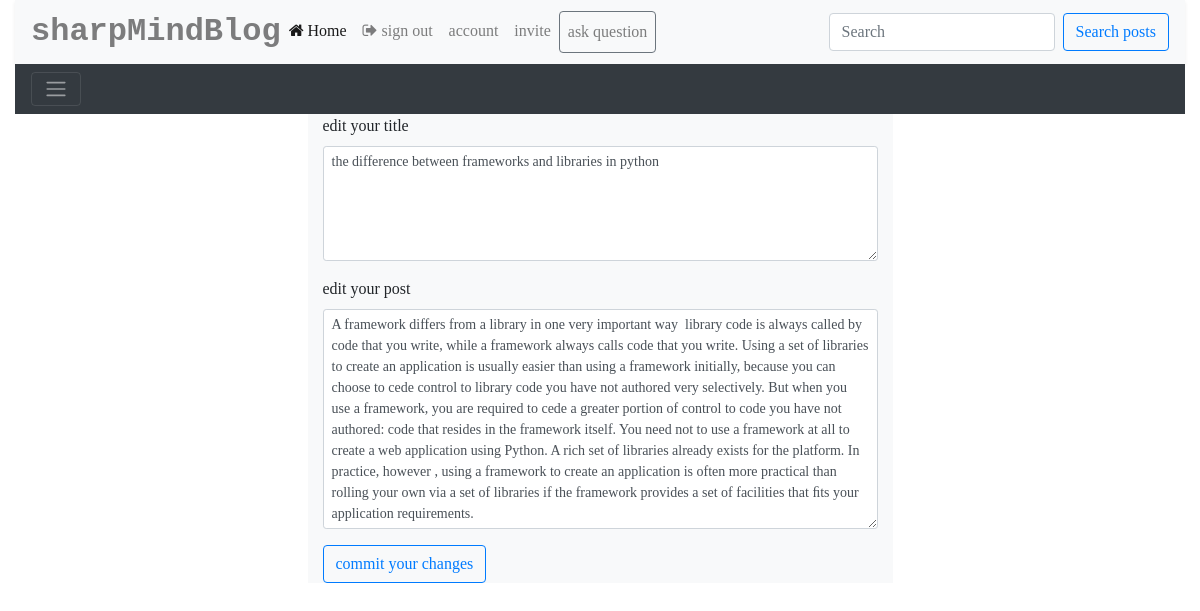
Screenshot of /users/edit/post/1 (signed in) with the database file from the repository.
### src/models/__init__.py (models this page shows, shortened)
class Posts(db.Model):
    id = db.Column(db.Integer, primary_key=True)
    title = db.Column(db.Text, nullable=False)
    post = db.Column(db.Text, nullable=False)
    date = db.Column(db.String(200), default=datetime.today().date)
    upvote = db.Column(db.Integer, default=0)
    category = db.Column(db.String, nullable=False)
    user_id = db.Column(db.ForeignKey('user.id'))

### src/views/__init__.py (the view, shortened to what this page needs)
@views_blueprint.route('/edit/post/<int:id>', methods=['GET', 'POST'])
def edit(id):
    if not 'username' in session:
        return redirect(url_for('login'))
    post = Posts.query.get_or_404(id)
    user = User.query.filter_by(name=session['username']).first()
    if request.method == 'GET':
        return render_template('editpost.html', post=post)

### src/views/__init__.py (called while the page is built)
@views_blueprint.before_request
def before_request():
    g.user = None
    if 'username' in session:
        g.user = session['username']

### src/templates/editpost.html (shortened to what this page needs)
<!DOCTYPE html>
<html lang="eng">
<head>
    <link rel="stylesheet" href="https://cdnjs.cloudflare.com/ajax/libs/font-awesome/4.7.0/css/font-awesome.min.css">
    <link rel="stylesheet" href="{{url_for('static', filename='css/bootstrap.min.css')}}">
</head>
<body>
    <div class="container-fluid">
        <nav class="navbar navbar-expand-lg navbar-light bg-light shadow-sm">
            <a href="#" class="text text-black-50 font-weight-bold text-decoration-none" style="font-family: monospace; font-size: 2em;">sharpMindBlog</a>
            <div class="collapse navbar-collapse" id="navbarSupportedContent">
                <ul class="navbar-nav mr-auto">
                    <li class="nav-item active">
                        <a class="nav-link" href="{{url_for('users.home')}}"><span class="fa fa-home"></span> Home</a>
                    </li>
                    <li class="nav-item">
                        <a class="nav-link" href="{{url_for('users.logout')}}"><span class="fa fa-sign-out"></span> sign out</a>
                    </li>
                    <li class="nav-item">
                        <a class="nav-link" href="{{url_for('users.account')}}">account</a>
                    </li>
                    <li class="nav-item "><a style="cursor: pointer;" data-toggle="modal" data-target='#invite' class="nav-link">invite</a></li>
                    <li class="nav-item"><a style="cursor: pointer;" class="btn btn-outline-secondary nav-link" data-toggle="modal" data-target='#question'>ask question</a></li>
                </ul>
                <form class="form-inline my-2 my-lg-0" method="POST" action="{{url_for('users.search')}}">
                    <input class="form-control mr-sm-2" type="search" required placeholder="Search" aria-label="Search" name="name" autocomplete="off">
                    <button class="btn btn-outline-primary my-2 my-sm-0" type="submit">Search posts</button>
                </form>
            </div>
        </nav>
        <div class="pos-f-t">
            <nav class="navbar navbar-dark bg-dark">
                <button class="navbar-toggler" type="button" data-toggle="collapse" data-target="#navbarToggleExternalContent" aria-controls="navbarToggleExternalContent" aria-expanded="false" aria-label="Toggle navigation">
                <span class="navbar-toggler-icon"></span>
              </button>
            </nav>
        </div>
        <div class="container-fluid">
            <div class="row">
                <div class="col-lg-3 col-md-3">
                </div>
                <div class="col-lg-6 col-md-9 bg-light">
                    <form method="POST">
                        <div class="form-group">
                            <label for="title">edit your title</label>
                            <textarea name="title" id="title" cols="30" rows="5" class="form-control form-control-sm">{{post.title}}</textarea>
                        </div>
                        <div class="form-group">
                            <label for="edit">edit your post</label>
                            <textarea class="form-control form-control-sm" cols="30" rows="10" autofocus name="edit">{{post.post}}</textarea>
                        </div>
                        <input type="submit" value="commit your changes" class="btn btn-outline-primary">
                    </form>
                </div>
                <div class="col-lg-3">
                </div>
            </div>
        </div>
    </div>
</body>
</html>

### src/templates/editpost.html (style rules this page uses)
* { font-family: san-seriff; font-size: 16px; }

### rows the page displays
Posts: title "the difference between frameworks and libraries in python", edit "A framework differs from a library in one very important way library code is always called by code that you write, while a framework always calls code that you write. Using a set of libraries to create an application is usually easier than using a framework initially, because you can choose to cede control to library code you have not authored very selectively. But when you use a framework, you are required to cede a greater portion of control to code you have not authored: code that resides in the framework itself. You need not to use a framework at all to create a web application using Python. A rich set of libraries already exists for the platform. In practice, however , using a…"
